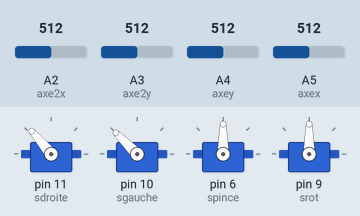
This sketch was run on a simulated Arduino Uno, built with avr-gcc and run on an emulated ATmega328P. Parts: 4 × servo. Inputs (shaded band) come from the test bench; at power-on: A2 (axe2x) = 512, A3 (axe2y) = 512, A4 (axey) = 512, A5 (axex) = 512.

Above: at 2.5 s.
2.6 s: A2 (axe2x) set to 716
At 4.2 s:
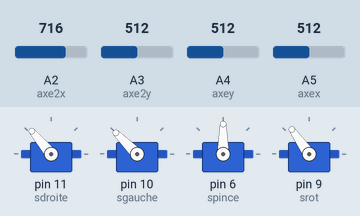
4.5 s: A3 (axe2y) set to 992
At 6.6 s:
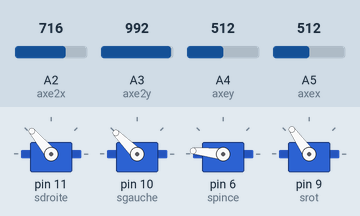
6.9 s: A4 (axey) set to 30
At 8.3 s:
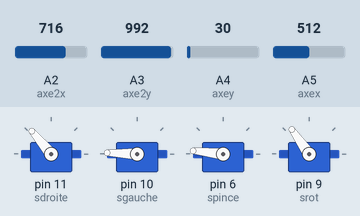
9.0 s: A5 (axex) set to 716
At 9.7 s:
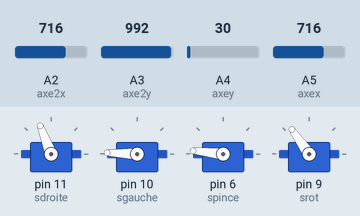
10.8 s: A2 (axe2x) set to 992
At 12.5 s:
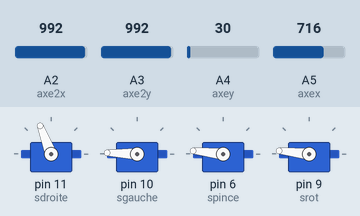
12.9 s: A3 (axe2y) set to 716
At 14.2 s:
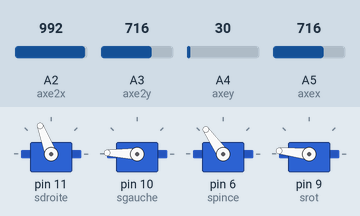
Timing chart, 0 to 15.9 s (numbered marks = the images above; inputs shaded):
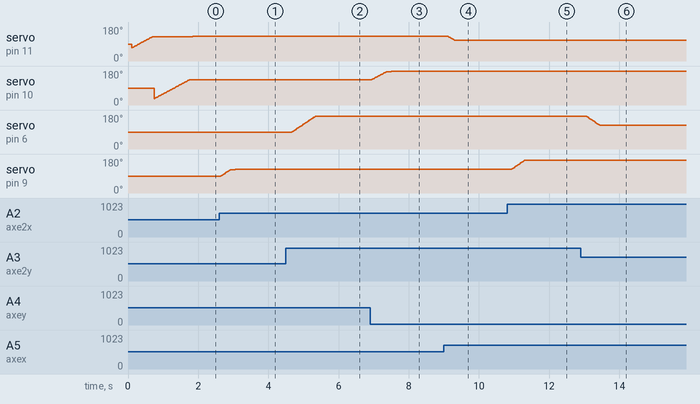

Measured:
- after the input at 2.6 s, servo on pin 9 (srot): moves from 90° to 125° over 0.40 s, starting after 0.05 s
- after the input at 4.5 s, servo on pin 6 (spince): moves from 90° to 174° over 0.80 s, starting after 0.17 s
- after the input at 6.9 s, servo on pin 10 (sgauche): moves from 135° to 178° over 0.55 s, starting after 0.05 s
- after the input at 9.0 s, servo on pin 11 (sdroite): moves from 130° to 111° over 0.18 s, starting after 0.12 s
- after the input at 10.8 s, servo on pin 9 (srot): moves from 125° to 174° over 0.52 s, starting after 0.12 s
- after the input at 12.9 s, servo on pin 6 (spince): moves from 174° to 125° over 0.39 s, starting after 0.15 s

The sketch:

bras_robot.ino
```cpp
#include <Servo.h>
 Servo sdroite;
 Servo sgauche;
 Servo spince;
 Servo srot;
 int valx = 0;
 int valy = 0;
 int val2x = 0;
 int val2y = 0;
 int valp = 0;
const int axex = A5;
const int axey = A4;
const int axe2x = A2;
const int axe2y = A3;
const int button= 2;
const int buttonj = 4;
const int servod = 11;
const int servog = 10;
const int servor = 9;
const int servop = 6;
int tempx = 70;
int tempy = 33;
int temp2x = 90;
int temp2y = 90;


const int bs = 4;
const int ba = 5;
int tab[1][4];
int size=1;
int c =0;
int truc [4] ;
int sd = 0;
int sg = 0;
int sr = 0;
int sp = 0;


void setup ()
{
  pinMode(bs, INPUT);
  pinMode(ba, INPUT);
  pinMode(button, INPUT);
  pinMode(buttonj, INPUT);
  pinMode(axey, INPUT);
  pinMode(axex, INPUT);
  pinMode(axe2x, INPUT);
  pinMode(axe2y, INPUT);
  sdroite.attach(11);
  sgauche.attach(10);
  spince.attach(6);
  srot.attach(9);

}


void loop ()
{
   val2y= analogRead(axe2y);              //pince
    val2y = map (val2y, 0, 1023, 0, 180);
    delay(25);
     if (temp2y<val2y)
    {
    for (int i=temp2y; i<val2y; i++)
    {
      delay(8);
      spince.write(i);
    }
    }
      else
    {
       for (int i=temp2y; val2y<=i; i--)
    {
      delay(8);
      spince.write(i);
    }
    }
    temp2y=val2y;


     val2x= analogRead(axe2x);              //rotation
    val2x = map (val2x, 0, 1023, 0, 180);
    delay(25);
     if (temp2x<val2x)
    {
    for (int i=temp2x; i<val2x; i++)
    {
      delay(8);
      srot.write(i);
    }
    }
      else
    {
       for (int i=temp2x; val2x<=i; i--)
    {
      delay(8);
      srot.write(i);
    }
    }
    temp2x=val2x;


     valx= analogRead(axex);                // droite
    valx = map (valx, 0, 1023, 0, 100);
    delay(25);
    valx = 180 - valx;


     if (tempx<valx)
    {
    for (int i=tempx; i<valx; i++)
    {
      delay(10);
      sdroite.write(i);
    }
    }
      else
    {
       for (int i=tempx; valx<=i; i--)
    {
      delay(10);
      sdroite.write(i);
    }
    }
    tempx=valx;


     valy= analogRead(axey);                    //gauche
    valy = map (valy, 0, 1023, 0, 90);
    delay(25);
    valy = 180 - valy;
      if (tempy<valy)
    {
    for (int i=tempy; i<valy; i++)
    {
      delay(10);
      sgauche.write(i);
    }
    }
      else
    {
       for (int i=tempy; valy<=i; i--)
    {
      delay(10);
      sgauche.write(i);
    }
    }
    tempy=valy;

    }


/*int dep4(int tempp)               // c'est la pince !!!
{
  int buttonstate= digitalRead(buttonj);

    if (buttonstate==HIGH)
    {
      valp = spince.read();
      if (valp>150)
      {
        for (int i=179; i>2; i--)
        {
          delay(2);
        spince.write(i);
        }
        spince.write(0);
        tempp = 0;
      }
      else
      {
        for(int i=0; i<178; i++)
        {
        spince.write(i);
        delay(2);
        }
        spince.write(179);
        tempp = 179;
      }

    }
    return (tempp);
}*/


/*int dep4(int temp2x)                // dep servo pince v2
{
     val2y= analogRead(axe2x);
    val2y = map (val2y, 0, 1023, 0, 180);
    delay(25);
     if (temp2y<val2y)
    {
    for (int i=temp2y; i<val2y; i++)
    {
      delay(8);
      spince.write(i);
    }
    }
      else
    {
       for (int i=temp2y; val2y<=i; i--)
    {
      delay(8);
      spince.write(i);
    }
    }
    temp2y=val2y;
    return (temp2y);


int dep3(int temp2x)                // dep servo rotation
{
     val2x= analogRead(axe2x);
    val2x = map (val2x, 0, 1023, 0, 180);
    delay(25);
     if (temp2x<val2x)
    {
    for (int i=temp2x; i<val2x; i++)
    {
      delay(8);
      srot.write(i);
    }
    }
      else
    {
       for (int i=temp2x; val2x<=i; i--)
    {
      delay(8);
      srot.write(i);
    }
    }
    temp2x=val2x;
    return (temp2x);

}

int dep1(int tempx)           // dep servo droit
{
   valx= analogRead(axex);
    valx = map (valx, 0, 1023, 60, 150);
    delay(25);
    valx = 180 - valx;

     if (tempx<valx)
    {
    for (int i=tempx; i<valx; i++)
    {
      delay(10);
      sdroite.write(i);
    }
    }
      else
    {
       for (int i=tempx; valx<=i; i--)
    {
      delay(10);
      sdroite.write(i);
    }
    }
    tempx=valx;
    return (tempx);
}


int dep2 (int tempy)        // dep servo gauche
{
      valy= analogRead(axey);
    valy = map (valy, 0, 1023, 110, 180);
    delay(25);
    valy= 180 - valy;
      if (tempy<valy)
    {
    for (int i=tempy; i<valy; i++)
    {
      delay(10);
      sgauche.write(i);
    }
    }
      else
    {
       for (int i=tempy; valy<=i; i--)
    {
      delay(10);
      sgauche.write(i);
    }
    }
    tempy=valy;

    return (tempy);

}*/


/*int append(int **tab, int *truc, int size)              // APPEND
{
  int sort[size+1][4];
  for (int i =0; i<size; i++)
  {
    for( int j=0; j<4;j++)
    {
      sort[i][j]=tab[i][j];
    }
  }
  for (int k=0; k<4; k++)
  {
    sort[size][k]=truc[k];
  }
  size+=1;
  return (sort, size);
}*/
```
